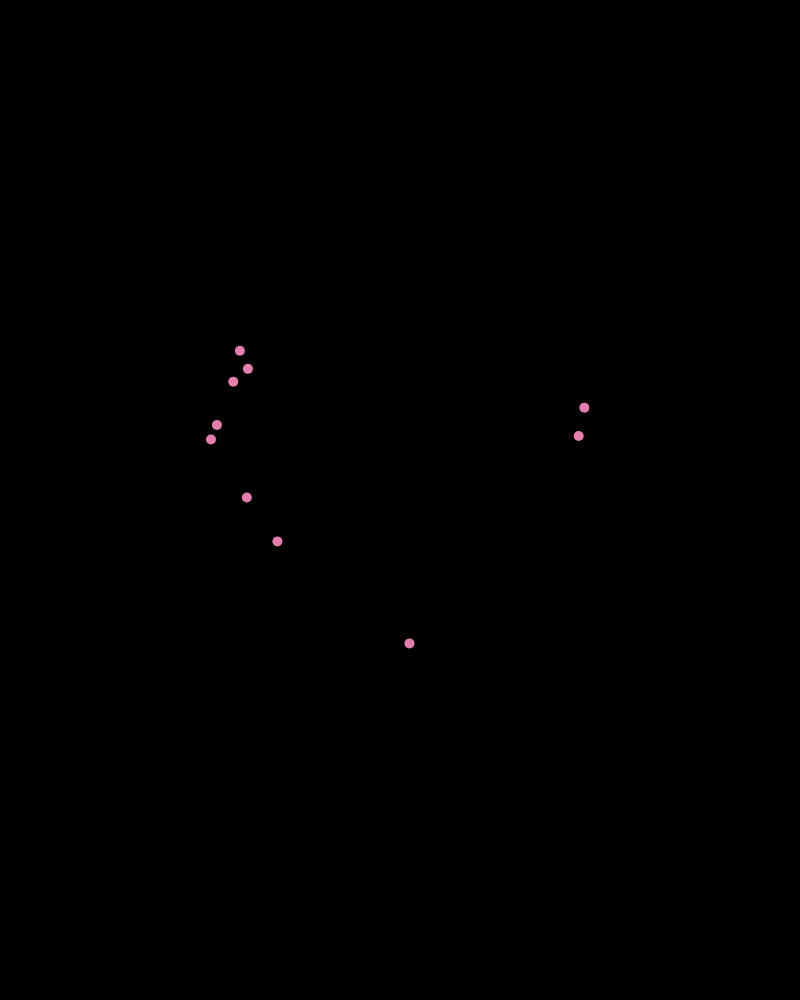
Frame 1 (no input)
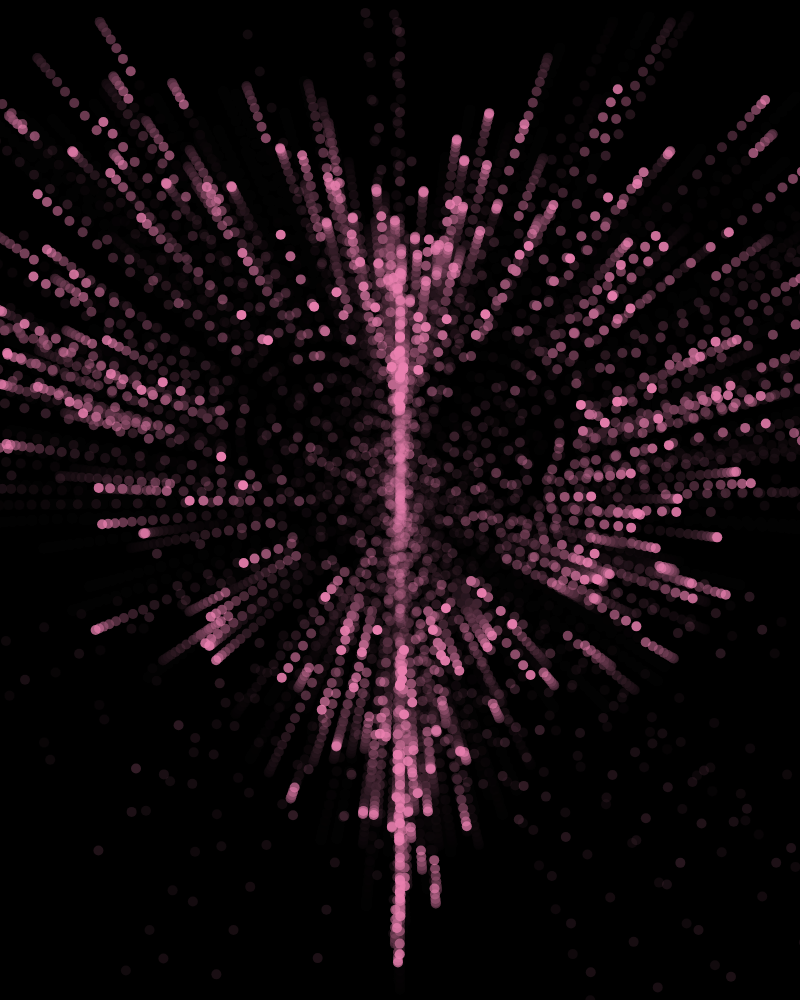
Frame 60 (no input)
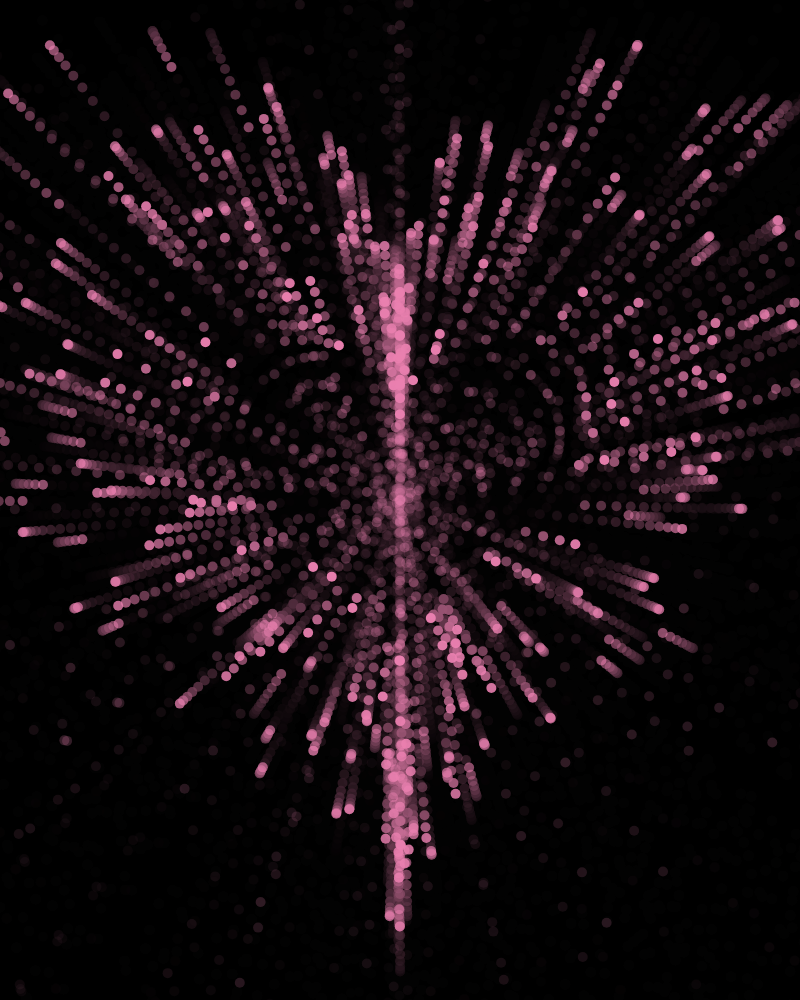
Frame 120 (the mouse pressed at the canvas centre since frame 60)

The p5.js sketch that drew these frames (run headless with seeded random() and noise() and a simulated clock; from frame 60 on, the mouse is pressed at the canvas centre):

// p5.js sketch
// ── sketch.js
let particles = [];
let maxParticles = 1000;

function setup() {
  createCanvas(800, 1000);
  background(0);
  noStroke();
}

function draw() {
  background(0, 50); // Desvanece lentamente

  if (particles.length < maxParticles) {
    for (let i = 0; i < 10; i++) {
      let t = PI - 2 * PI * random();
      let p = pointOnHeart(t);
      let speed = random(2, 5);
      let vx = p.x * speed * 0.05;
      let vy = -p.y * speed * 0.05;
      particles.push(new Particle(width/2 + p.x, height/2 - p.y, vx, vy));
    }
  }

  for (let i = particles.length - 1; i >= 0; i--) {
    particles[i].update();
    particles[i].draw();
    if (particles[i].isDead()) {
      particles.splice(i, 1);
    }
  }
}

function pointOnHeart(t) {
  let x = 160 * pow(sin(t), 3);
  let y = 130 * cos(t) - 50 * cos(2 * t) - 20 * cos(3 * t) - 10 * cos(4 * t) + 25;
  return createVector(x, y);
}

class Particle {
  constructor(x, y, vx, vy) {
    this.pos = createVector(x, y);
    this.vel = createVector(vx, vy);
    this.acc = this.vel.copy().mult(-0.05);
    this.lifetime = 255;
    this.size = 10;
    this.color = color(234, 128, 176, this.lifetime);
  }

  update() {
    this.vel.add(this.acc);
    this.pos.add(this.vel);
    this.lifetime -= 4;
    this.color.setAlpha(this.lifetime);
  }

  draw() {
    fill(this.color);
    ellipse(this.pos.x, this.pos.y, this.size);
  }

  isDead() {
    return this.lifetime <= 0;
  }
}
